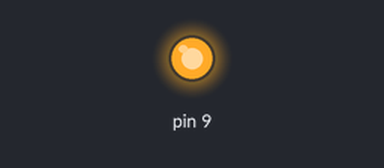
The sketch below on a simulated Arduino Uno, built with avr-gcc and run on an emulated ATmega328P. On the bench: output pins drawn as LEDs (lit = HIGH).

Above: at 0.05 s.
At 2.0 s:
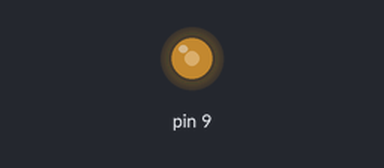
At 3.0 s:
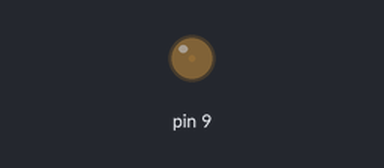
Timing chart, 0 to 6.9 s (numbered marks = the images above):
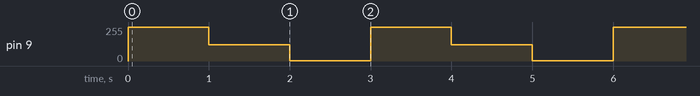

Measured:
- by itself, pin 9: repeats every 3.0 s: 122/255 1.0 s, 1/255 1.0 s, 255/255 1.0 s

The sketch:

FAN_test_arduinoUno_Control.ino.ino
```cpp
void setup() {
  pinMode(9,OUTPUT);
  // put your setup code here, to run once:

}

void loop() {
  analogWrite(9,255);
  delay(1000);
  analogWrite(9,122);
  delay(1000);
  analogWrite(9,1);
  delay(1000);
  // put your main code here, to run repeatedly:

}
```
